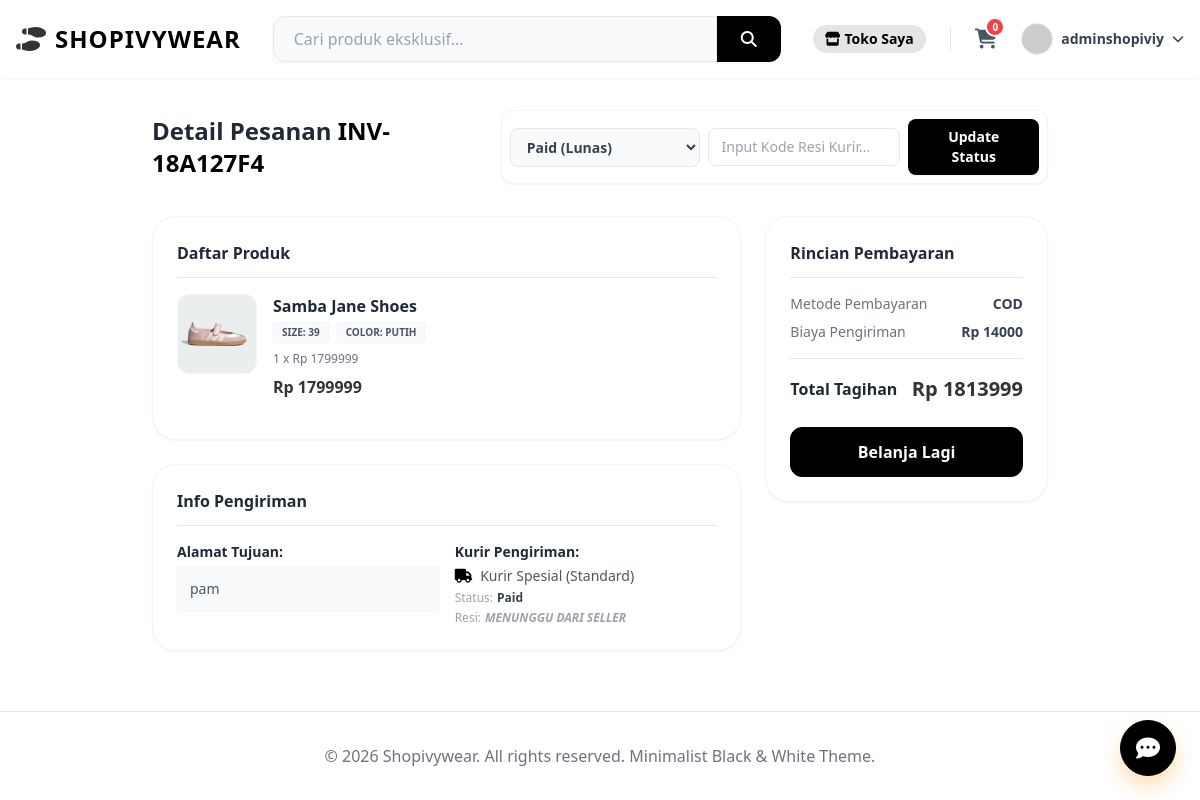
The app's page /order/detail/2/ (signed in) with its own data.
### orders/models.py (models this page shows, shortened)
class Cart(models.Model):
    user = models.OneToOneField(User, on_delete=models.CASCADE, related_name='cart')

class Order(models.Model):
    STATUS_CHOICES = (
        ('pending', 'Menunggu Pembayaran'),
        ('paid', 'Dibayar'),
        ('shipped', 'Dikirim'),
        ('completed', 'Selesai'),
    )
    user = models.ForeignKey(User, on_delete=models.CASCADE, related_name='orders')
    status = models.CharField(max_length=20, choices=STATUS_CHOICES, default='pending')
    total_price = models.DecimalField(max_digits=12, decimal_places=2, default=0)
    shipping_price = models.DecimalField(max_digits=12, decimal_places=2, default=0)
    shipping_address = models.TextField()
    payment_method = models.CharField(max_length=50, blank=True)
    created_at = models.DateTimeField(auto_now_add=True)
    invoice_number = models.CharField(max_length=50, blank=True, null=True, unique=True)
    tracking_number = models.CharField(max_length=100, blank=True, null=True)
    payment_proof = models.ImageField(upload_to='payment_proofs/', blank=True, null=True)

class OrderItem(models.Model):
    order = models.ForeignKey(Order, on_delete=models.CASCADE, related_name='items')
    product = models.ForeignKey(Product, on_delete=models.CASCADE)
    quantity = models.IntegerField(default=1)
    price = models.DecimalField(max_digits=12, decimal_places=2) # Harga saat beli
    selected_size = models.CharField(max_length=50, blank=True, null=True)
    selected_color = models.CharField(max_length=50, blank=True, null=True)

### products/models.py (models this page shows, shortened)
class Product(models.Model):
    seller = models.ForeignKey(User, on_delete=models.CASCADE, related_name='products')
    category = models.ForeignKey(Category, on_delete=models.SET_NULL, null=True, related_name='products')
    name = models.CharField(max_length=255)
    slug = models.SlugField(unique=True, blank=True)
    description = models.TextField()
    price = models.DecimalField(max_digits=12, decimal_places=2)
    stock = models.IntegerField(default=0)
    image = models.ImageField(upload_to='products/', blank=True, null=True)
    image_url = models.URLField(blank=True, null=True) # Fallback URL
    sizes = models.ManyToManyField(Size, blank=True)
    colors = models.ManyToManyField(Color, blank=True)
    created_at = models.DateTimeField(auto_now_add=True)
    @property
    def get_image(self):
        if self.image:
            return self.image.url
        if self.image_url:
            return self.image_url
        return 'https://via.placeholder.com/300'

### orders/views.py (the view, shortened to what this page needs)
# urls.py: path('order/detail/<int:order_id>/', order_detail, name='order_detail'),
@login_required
def order_detail(request, order_id):
    order = get_object_or_404(Order, id=order_id)
    is_buyer = order.user == request.user
    is_seller = order.items.filter(product__seller=request.user).exists()
    if not (is_buyer or is_seller):
        return redirect('home')
    return render(request, 'order_detail.html', {'order': order, 'is_seller_view': is_seller})

### templates/order_detail.html (shortened to what this page needs)
{% extends 'base.html' %}
{% block content %}
<div class="max-w-4xl mx-auto">
    <div class="flex items-center justify-between mb-8">
        <h1 class="text-2xl font-extrabold text-gray-800">Detail Pesanan <span class="text-primary">{{ order.invoice_number|default:order.id }}</span></h1>
        {% if is_seller_view %}
        <form method="POST" action="{% url 'order_detail' order.id %}" class="flex gap-2 items-center bg-white border border-gray-100 p-2 rounded-xl shadow-sm">
            <select name="status" class="bg-gray-50 border border-gray-200 rounded-lg px-3 py-2 text-sm font-bold text-gray-700 outline-none focus:border-primary w-48">
                <option value="paid" {% if order.status == 'paid' %}selected{% endif %}>Paid (Lunas)</option>
            </select>
            <input type="text" name="tracking_number" placeholder="Input Kode Resi Kurir..." value="{{ order.tracking_number|default:'' }}" class="bg-white border border-gray-200 rounded-lg px-3 py-2 text-sm font-medium text-gray-700 outline-none w-48 focus:border-primary">
            <button type="submit" class="bg-primary text-white rounded-lg px-4 py-2 font-bold text-sm shadow-sm hover:bg-orange-600 transition">Update Status</button>
        </form>
        {% else %}
        <span class="bg-blue-100 text-blue-700 font-bold px-4 py-2 rounded-full text-sm flex items-center gap-2 uppercase">
            {{ order.status }}
        </span>
        {% endif %}
    </div>
    <div class="grid grid-cols-1 md:grid-cols-3 gap-6">
        <div class="md:col-span-2 space-y-6">
            <div class="bg-white rounded-3xl shadow-sm border border-gray-100 p-6">
                <h3 class="font-bold text-gray-800 mb-4 border-b pb-3">Daftar Produk</h3>
                {% for item in order.items.all %}
                <div class="flex gap-4 mb-4">
                    <img src="{{ item.product.get_image }}" class="w-20 h-20 rounded-xl object-cover border border-gray-100">
                    <div class="flex-grow">
                        <h4 class="font-bold text-gray-800 line-clamp-1">{{ item.product.name }}</h4>
                        <div class="flex flex-wrap gap-2 mt-1">
                            {% if item.selected_size %}
                            <span class="px-2 py-0.5 bg-gray-50 text-[10px] font-bold rounded border border-gray-100 text-gray-600 uppercase">Size: {{ item.selected_size }}</span>
                            {% endif %}
                            {% if item.selected_color %}
                            <span class="px-2 py-0.5 bg-gray-50 text-[10px] font-bold rounded border border-gray-100 text-gray-600 uppercase">Color: {{ item.selected_color }}</span>
                            {% endif %}
                        </div>
                        <p class="text-xs text-gray-500 mt-2 mb-2">{{ item.quantity }} x Rp {{ item.price|floatformat:"0" }}</p>
                        <p class="font-extrabold text-secondary">Rp {% widthratio item.price 1 item.quantity %}</p>
                    </div>
                </div>
                {% endfor %}
            </div>
            <div class="bg-white rounded-3xl shadow-sm border border-gray-100 p-6">
                <h3 class="font-bold text-gray-800 mb-4 border-b pb-3">Info Pengiriman</h3>
                <div class="grid grid-cols-1 md:grid-cols-2 gap-4 text-sm text-gray-600">
                    <div>
                        <p class="font-bold text-gray-800 mb-1">Alamat Tujuan:</p>
                        <p class="mt-1 bg-gray-50 p-3 rounded border border-gray-100">{{ order.shipping_address }}</p>
                    </div>
                    <div>
                        <p class="font-bold text-gray-800 mb-1">Kurir Pengiriman:</p>
                        <p class="mt-1 flex items-center gap-2"><i class="fas fa-truck text-primary"></i> Kurir Spesial (Standard)</p>
                        <p class="text-xs text-gray-400 mt-1 flex items-center gap-1">Status: <span class="font-bold text-gray-700 capitalize w-max inline-block">{{ order.status }}</span></p>
                        {% if order.tracking_number %}
                        <p class="text-xs text-secondary mt-1 flex items-center gap-1">Resi: <span class="font-bold border-b border-secondary/30 pb-0.5 select-all">{{ order.tracking_number }}</span></p>
                        {% elif order.status != 'pending' %}
                        <p class="text-xs text-gray-400 mt-1 flex items-center gap-1">Resi: <span class="font-bold uppercase text-gray-400 italic">Menunggu dari seller</span></p>
                        {% endif %}
                    </div>
                </div>
            </div>
        </div>
        <div>
            <div class="bg-white rounded-3xl shadow-sm border border-gray-100 p-6 sticky top-24">
                <h3 class="font-bold text-gray-800 mb-4 border-b pb-3">Rincian Pembayaran</h3>
                <div class="space-y-2 text-sm mb-4 border-b pb-4">
                    <div class="flex justify-between text-gray-500">
                        <span>Metode Pembayaran</span>
                        <span class="font-bold text-gray-700 uppercase">{{ order.payment_method|default:"Belum Dipilih" }}</span>
                    </div>
                    <div class="flex justify-between text-gray-500">
                        <span>Biaya Pengiriman</span>
                        <span class="font-bold text-gray-700">Rp {{ order.shipping_price|floatformat:0 }}</span>
                    </div>
                </div>
                <div class="flex justify-between items-center">
                    <span class="font-bold text-gray-800">Total Tagihan</span>
                    <span class="font-extrabold text-xl text-secondary">Rp {{ order.total_price|floatformat:"0" }}</span>
                </div>
                <a href="{% url 'home' %}" class="block text-center mt-6 w-full btn-primary font-bold py-3 rounded-xl transition">
                    Belanja Lagi
                </a>
            </div>
        </div>
    </div>
</div>
{% endblock %}

### templates/components/navbar.html (shortened to what this page needs)
<nav x-data="{ mobileMenuOpen: false }" class="bg-white shadow-sm sticky top-0 z-50">
    <div class="max-w-7xl mx-auto px-4 py-4 flex justify-between items-center">
        <a href="/" class="text-2xl font-bold text-gradient flex items-center gap-2">
            <i class="fas fa-shoe-prints text-secondary"></i> Shopivywear
        </a>
        <form action="{% url 'home' %}" method="GET" class="hidden md:flex flex-grow max-w-xl mx-8 relative shadow-sm">
            <input type="text" name="q" value="{{ search_query|default:'' }}" placeholder="Cari produk eksklusif..." class="w-full px-5 py-2.5 bg-gray-50 border border-gray-200 rounded-l-xl focus:outline-none focus:bg-white focus:ring-2 focus:ring-primary/20 transition">
            <button type="submit" class="bg-gradient-primary px-6 rounded-r-xl text-white font-bold hover:shadow-lg transition"><i class="fas fa-search"></i></button>
        </form>
        <div class="hidden md:flex items-center gap-6">
            {% if request.user.is_authenticated %}
                {% if request.user.profile.is_seller %}
                <a href="{% url 'seller_dashboard' %}" class="text-primary hover:text-secondary font-bold text-sm transition bg-primary/10 px-3 py-1 rounded-full"><i class="fas fa-store mr-1"></i>Toko Saya</a>
                {% endif %}
                <a href="{% url 'cart' %}" class="relative hover:text-secondary transition flex items-center group">
                    <i class="fas fa-shopping-cart text-xl text-gray-600 group-hover:text-secondary transition"></i>
                    <span class="absolute -top-2 -right-2 bg-red-500 border-2 border-white text-white text-[10px] font-bold rounded-full h-5 w-5 flex items-center justify-center">{{ request.user.cart.items.count|default:"0" }}</span>
                </a>
                <div class="relative group" x-data="{ userMenu: false }">
                    <button @click="userMenu = !userMenu" @click.away="userMenu = false" class="flex items-center gap-2 font-bold text-sm text-gray-700 hover:text-primary transition focus:outline-none">
                        <img src="https://ui-avatars.com/api/?name={{ request.user.username }}&background=random" class="w-8 h-8 rounded-full border border-gray-200">
                        {{ request.user.username }} <i class="fas fa-chevron-down text-xs"></i>
                    </button>
                </div>
            {% endif %}
        </div>
    </div>
</nav>

### templates/base.html (style rules this page uses)
body { background-color: #ffffff; color: #111111; }
.bg-gradient-primary { background: #000000; }
.text-gradient { color: #000000; font-weight: 800; text-transform: uppercase; letter-spacing: 1px; }
.btn-primary { background: #000000; color: white; transition: all 0.3s ease; border: 1px solid #000000; }

### records on screen
Order: invoice_number "INV-18A127F4", status "Paid (Lunas)", shipping_address "pam", status "Paid", payment_method "COD", shipping_price "14000", total_price "1813999"
OrderItem: product.get_image (picture), product.name "Samba Jane Shoes", selected_size "39", selected_color "PUTIH", quantity "1", price "1799999", price+quantity "1799999"

### other values on screen
{{ request.user.cart.items.count|default:"0" }} "0"
{{ request.user.username }} "adminshopiviy"
